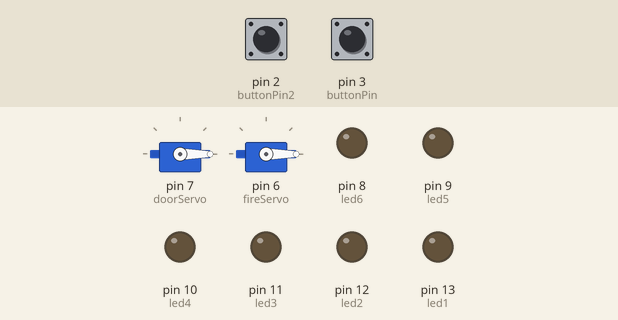
This sketch was run on a simulated Arduino Uno, built with avr-gcc and run on an emulated ATmega328P. Parts: 2 × servo, output pins drawn as LEDs (lit = HIGH). The test bench sets the inputs (shaded band); at power-on: pin 2 (buttonPin2) LOW, pin 3 (buttonPin) LOW.

Above: at 1.2 s.
1.3 s: pin 2 (buttonPin2) pulled HIGH for 1 s
At 2.1 s:
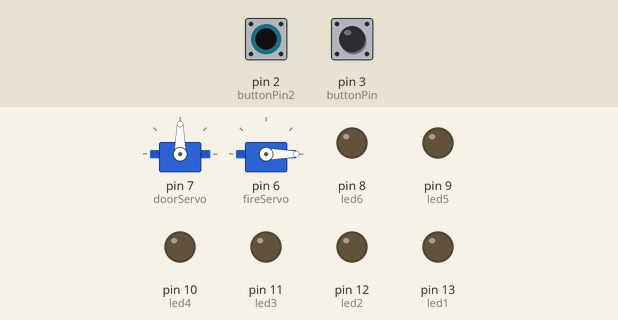
5.3 s: pin 3 (buttonPin) pulled HIGH for 0.15 s
At 6.7 s:
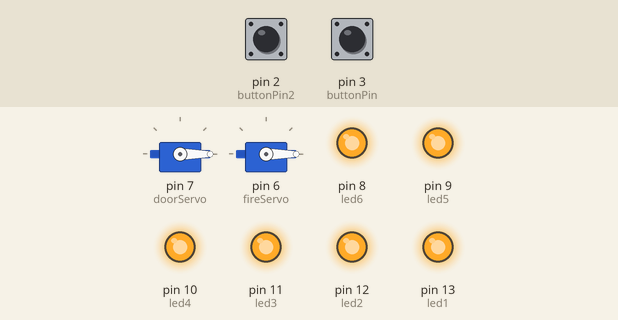
8.4 s: pin 2 (buttonPin2) pulled HIGH for 0.15 s
At 8.57 s:
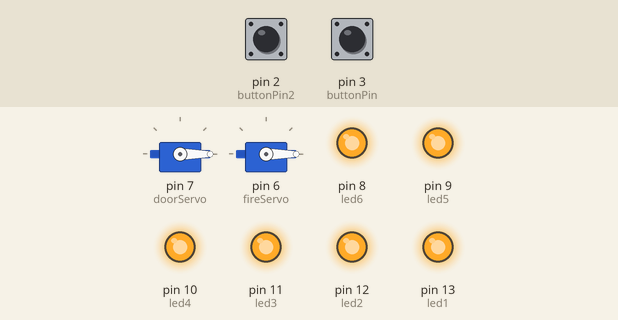
10.2 s: pin 2 (buttonPin2) pulled HIGH for 3.2 s
At 12.0 s:
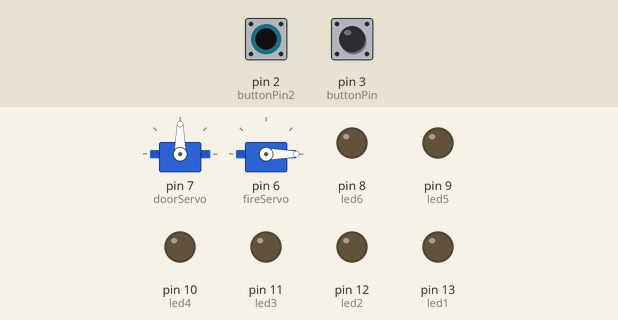
14.9 s: pin 3 (buttonPin) pulled HIGH for 1 s
At 16.3 s:
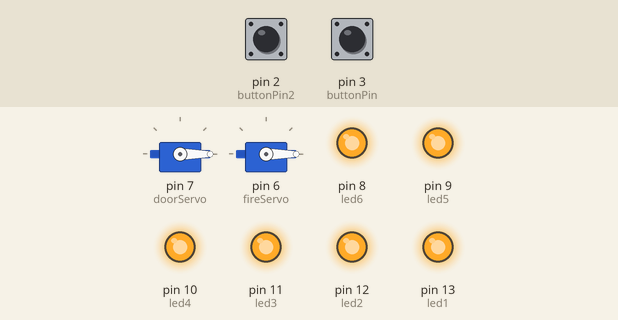
Timing chart, 0 to 21.4 s (numbered marks = the images above; inputs shaded):
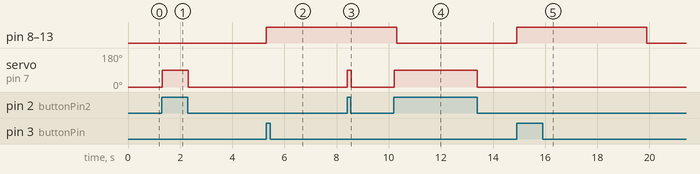

The sketch:

Hanselcodev5.ino
```cpp
unsigned long currentTime;
unsigned long prevTime = 0;
int timerLength = 5000;
const int buttonPin = 3;  // the number of the pushbutton pin
int buttonState = 0;
int prevbuttonState;
int delayT = 1000;
const int led1 = 13;  // the number of the LED pin
const int led2 = 12;
const int led3 = 11;
const int led4 = 10;
const int led5 = 9;
const int led6 = 8;
#include <Servo.h>
const int buttonPin2 = 2;  // the number of the pushbutton pin
Servo doorServo;
Servo fireServo;
int buttonState2 = 0;  // variable for reading the pushbutton status
bool isOn = false;
// variables will change:
// variable for reading the pushbutton status

void setup() {
  // initialize the LED pin as an output:
  pinMode(led1, OUTPUT);
  pinMode(led2, OUTPUT);
  pinMode(led3, OUTPUT);
  pinMode(led4, OUTPUT);
  pinMode(led5, OUTPUT);
  pinMode(led6, OUTPUT);
  // initialize the pushbutton pin as an input:
  pinMode(buttonPin, INPUT);
  doorServo.attach(7);
  doorServo.write(0);
  pinMode(buttonPin2, INPUT);

  fireServo.attach(6);
  fireServo.write(0);
}

void loop() {
  // read the state of the pushbutton value:
  buttonState = digitalRead(buttonPin);
  currentTime = millis();

  if (buttonState != prevbuttonState) {
    if (buttonState == HIGH) {
      isOn = true;
      prevTime = currentTime;
    }
  }

  if (currentTime - prevTime > timerLength) {
    isOn = false;
  }

  if (isOn) {
    digitalWrite(led1, HIGH);
    digitalWrite(led2, HIGH);
    digitalWrite(led3, HIGH);
    digitalWrite(led4, HIGH);
    digitalWrite(led5, HIGH);
    digitalWrite(led6, HIGH);
  } else {
    digitalWrite(led1, LOW);
    digitalWrite(led2, LOW);
    digitalWrite(led3, LOW);
    digitalWrite(led4, LOW);
    digitalWrite(led5, LOW);
    digitalWrite(led6, LOW);
  }
  prevbuttonState = buttonState;
  //if(currentTime - prevTime > timerLength) {
  //prevTime = currentTime;
  buttonState2 = digitalRead(buttonPin2);


  fireServo.write(0);
  fireServo.write(180);
  fireServo.write(0);
  //DOOR CODE -------------------------

  if (buttonState2 == HIGH) {
    // turn LED on:
    doorServo.write(90);
  } else {
    doorServo.write(0);
  }
}
```

Measured:
- after the input at 1.3 s, servo on pin 7 (doorServo): 0° → 90° at once, → 0° 1.0 s later
- after the input at 5.3 s, pin 8 (led6), pin 9 (led5), pin 10 (led4), pin 11 (led3), pin 12 (led2), pin 13 (led1): LOW → HIGH at once
- after the input at 8.4 s, servo on pin 7 (doorServo): 0° → 90° at once, → 0° 0.16 s later
- after the input at 10.2 s, servo on pin 7 (doorServo): 0° → 90° at once, → 0° 3.2 s later
- after the input at 14.9 s, pin 8 (led6), pin 9 (led5), pin 10 (led4), pin 11 (led3), pin 12 (led2), pin 13 (led1): LOW → HIGH at once, → LOW 5.0 s later
